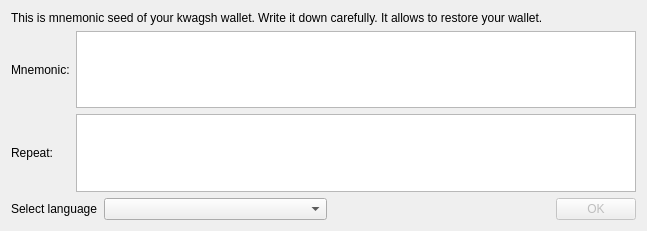
<?xml version="1.0" encoding="UTF-8"?>
<ui version="4.0">
 <class>VerifyMnemonicSeedDialog</class>
 <widget class="QDialog" name="VerifyMnemonicSeedDialog">
  <property name="geometry">
   <rect>
    <x>0</x>
    <y>0</y>
    <width>647</width>
    <height>231</height>
   </rect>
  </property>
  <property name="minimumSize">
   <size>
    <width>0</width>
    <height>130</height>
   </size>
  </property>
  <property name="windowTitle">
   <string>New deterministic wallet created</string>
  </property>
  <layout class="QGridLayout" name="gridLayout">
   <item row="0" column="0" colspan="2">
    <widget class="QLabel" name="label_3">
     <property name="text">
      <string>This is mnemonic seed of your kwagsh wallet. Write it down carefully. It allows to restore your wallet.</string>
     </property>
    </widget>
   </item>
   <item row="1" column="0">
    <widget class="QLabel" name="label">
     <property name="text">
      <string>Mnemonic:</string>
     </property>
    </widget>
   </item>
   <item row="1" column="1">
    <widget class="QTextEdit" name="m_seedEdit">
     <property name="font">
      <font>
       <pointsize>10</pointsize>
       <weight>75</weight>
       <bold>true</bold>
      </font>
     </property>
     <property name="readOnly">
      <bool>true</bool>
     </property>
    </widget>
   </item>
   <item row="2" column="0">
    <widget class="QLabel" name="label_2">
     <property name="text">
      <string>Repeat:</string>
     </property>
    </widget>
   </item>
   <item row="2" column="1">
    <widget class="QTextEdit" name="m_seedRepeat">
     <property name="font">
      <font>
       <pointsize>10</pointsize>
       <weight>75</weight>
       <bold>true</bold>
      </font>
     </property>
    </widget>
   </item>
   <item row="3" column="0">
    <spacer name="verticalSpacer">
     <property name="orientation">
      <enum>Qt::Vertical</enum>
     </property>
     <property name="sizeHint" stdset="0">
      <size>
       <width>20</width>
       <height>2</height>
      </size>
     </property>
    </spacer>
   </item>
   <item row="4" column="0" colspan="2">
    <layout class="QHBoxLayout" name="horizontalLayout">
     <item>
      <widget class="QLabel" name="m_languageLabel">
       <property name="text">
        <string>Select language</string>
       </property>
      </widget>
     </item>
     <item>
      <widget class="QComboBox" name="m_languageCombo">
       <property name="sizePolicy">
        <sizepolicy hsizetype="Expanding" vsizetype="Fixed">
         <horstretch>0</horstretch>
         <verstretch>0</verstretch>
        </sizepolicy>
       </property>
      </widget>
     </item>
     <item>
      <spacer name="horizontalSpacer">
       <property name="orientation">
        <enum>Qt::Horizontal</enum>
       </property>
       <property name="sizeHint" stdset="0">
        <size>
         <width>60</width>
         <height>20</height>
        </size>
       </property>
      </spacer>
     </item>
     <item>
      <widget class="QPushButton" name="m_okButton">
       <property name="enabled">
        <bool>false</bool>
       </property>
       <property name="text">
        <string>OK</string>
       </property>
       <property name="autoDefault">
        <bool>false</bool>
       </property>
       <property name="default">
        <bool>true</bool>
       </property>
      </widget>
     </item>
    </layout>
   </item>
  </layout>
 </widget>
 <resources/>
 <connections>
  <connection>
   <sender>m_okButton</sender>
   <signal>clicked()</signal>
   <receiver>VerifyMnemonicSeedDialog</receiver>
   <slot>accept()</slot>
   <hints>
    <hint type="sourcelabel">
     <x>594</x>
     <y>102</y>
    </hint>
    <hint type="destinationlabel">
     <x>323</x>
     <y>65</y>
    </hint>
   </hints>
  </connection>
  <connection>
   <sender>m_seedRepeat</sender>
   <signal>textChanged()</signal>
   <receiver>VerifyMnemonicSeedDialog</receiver>
   <slot>onTextChanged()</slot>
   <hints>
    <hint type="sourcelabel">
     <x>351</x>
     <y>146</y>
    </hint>
    <hint type="destinationlabel">
     <x>323</x>
     <y>69</y>
    </hint>
   </hints>
  </connection>
  <connection>
   <sender>m_languageCombo</sender>
   <signal>currentIndexChanged(QString)</signal>
   <receiver>VerifyMnemonicSeedDialog</receiver>
   <slot>languageChanged()</slot>
   <hints>
    <hint type="sourcelabel">
     <x>126</x>
     <y>170</y>
    </hint>
    <hint type="destinationlabel">
     <x>240</x>
     <y>119</y>
    </hint>
   </hints>
  </connection>
 </connections>
 <slots>
  <slot>selectPathClicked()</slot>
 </slots>
</ui>
